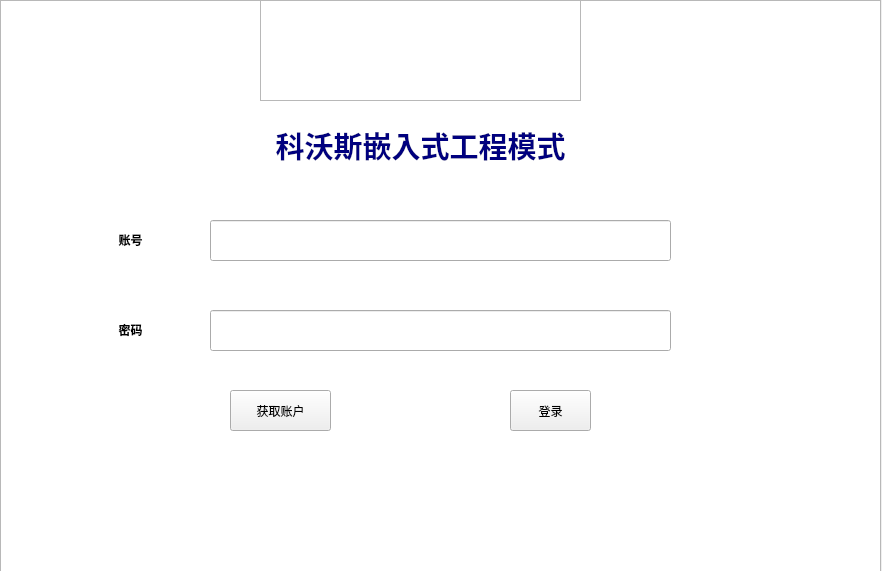
<?xml version="1.0" encoding="UTF-8"?>
<ui version="4.0">
 <class>MainWindow</class>
 <widget class="QMainWindow" name="MainWindow">
  <property name="geometry">
   <rect>
    <x>0</x>
    <y>0</y>
    <width>882</width>
    <height>571</height>
   </rect>
  </property>
  <property name="windowTitle">
   <string>嵌入式工程模式新版</string>
  </property>
  <property name="windowIcon">
   <iconset resource="sale.qrc">
    <normaloff>:/newPrefix/resource/robot.png</normaloff>:/newPrefix/resource/robot.png</iconset>
  </property>
  <property name="styleSheet">
   <string notr="true">font: 75 16pt &quot;Courier New&quot;;</string>
  </property>
  <widget class="QWidget" name="centralwidget">
   <widget class="QGraphicsView" name="graphicsView">
    <property name="geometry">
     <rect>
      <x>260</x>
      <y>0</y>
      <width>321</width>
      <height>101</height>
     </rect>
    </property>
    <property name="styleSheet">
     <string notr="true">border-image: url(:/newPrefix/resource/1.png);</string>
    </property>
   </widget>
   <widget class="QLabel" name="label">
    <property name="geometry">
     <rect>
      <x>260</x>
      <y>120</y>
      <width>321</width>
      <height>51</height>
     </rect>
    </property>
    <property name="text">
     <string>&lt;html&gt;&lt;head/&gt;&lt;body&gt;&lt;p align=&quot;center&quot;&gt;&lt;span style=&quot; font-size:22pt; font-weight:600; color:#00007f;&quot;&gt;科沃斯嵌入式工程模式&lt;/span&gt;&lt;/p&gt;&lt;/body&gt;&lt;/html&gt;</string>
    </property>
   </widget>
   <widget class="QLineEdit" name="lineEdit_account">
    <property name="geometry">
     <rect>
      <x>210</x>
      <y>220</y>
      <width>461</width>
      <height>41</height>
     </rect>
    </property>
    <property name="styleSheet">
     <string notr="true">font: 14pt &quot;Courier New&quot;;</string>
    </property>
   </widget>
   <widget class="QLineEdit" name="lineEdit_password">
    <property name="geometry">
     <rect>
      <x>210</x>
      <y>310</y>
      <width>461</width>
      <height>41</height>
     </rect>
    </property>
    <property name="styleSheet">
     <string notr="true">font: 14pt &quot;Courier New&quot;;</string>
    </property>
   </widget>
   <widget class="QPushButton" name="pushButton_register">
    <property name="geometry">
     <rect>
      <x>230</x>
      <y>390</y>
      <width>101</width>
      <height>41</height>
     </rect>
    </property>
    <property name="text">
     <string>获取账户</string>
    </property>
   </widget>
   <widget class="QPushButton" name="pushButton_login">
    <property name="geometry">
     <rect>
      <x>510</x>
      <y>390</y>
      <width>81</width>
      <height>41</height>
     </rect>
    </property>
    <property name="text">
     <string>登录</string>
    </property>
   </widget>
   <widget class="QGraphicsView" name="graphicsView_2">
    <property name="geometry">
     <rect>
      <x>0</x>
      <y>0</y>
      <width>881</width>
      <height>601</height>
     </rect>
    </property>
    <property name="font">
     <font>
      <family>Courier New</family>
      <pointsize>16</pointsize>
      <weight>9</weight>
      <italic>false</italic>
      <bold>false</bold>
     </font>
    </property>
    <property name="styleSheet">
     <string notr="true">border-image: url(:/newPrefix/resource/company2.JPG);</string>
    </property>
   </widget>
   <widget class="QLabel" name="label_2">
    <property name="geometry">
     <rect>
      <x>90</x>
      <y>220</y>
      <width>81</width>
      <height>41</height>
     </rect>
    </property>
    <property name="text">
     <string>&lt;html&gt;&lt;head/&gt;&lt;body&gt;&lt;p align=&quot;center&quot;&gt;&lt;span style=&quot; font-weight:600; color:#000000;&quot;&gt;账号&lt;/span&gt;&lt;/p&gt;&lt;/body&gt;&lt;/html&gt;</string>
    </property>
   </widget>
   <widget class="QLabel" name="label_3">
    <property name="geometry">
     <rect>
      <x>90</x>
      <y>310</y>
      <width>81</width>
      <height>41</height>
     </rect>
    </property>
    <property name="text">
     <string>&lt;html&gt;&lt;head/&gt;&lt;body&gt;&lt;p align=&quot;center&quot;&gt;&lt;span style=&quot; font-weight:600; color:#000000;&quot;&gt;密码&lt;/span&gt;&lt;/p&gt;&lt;/body&gt;&lt;/html&gt;</string>
    </property>
   </widget>
   <zorder>graphicsView_2</zorder>
   <zorder>graphicsView</zorder>
   <zorder>label</zorder>
   <zorder>lineEdit_account</zorder>
   <zorder>lineEdit_password</zorder>
   <zorder>pushButton_register</zorder>
   <zorder>pushButton_login</zorder>
   <zorder>label_2</zorder>
   <zorder>label_3</zorder>
  </widget>
 </widget>
 <resources>
  <include location="sale.qrc"/>
 </resources>
 <connections/>
</ui>
